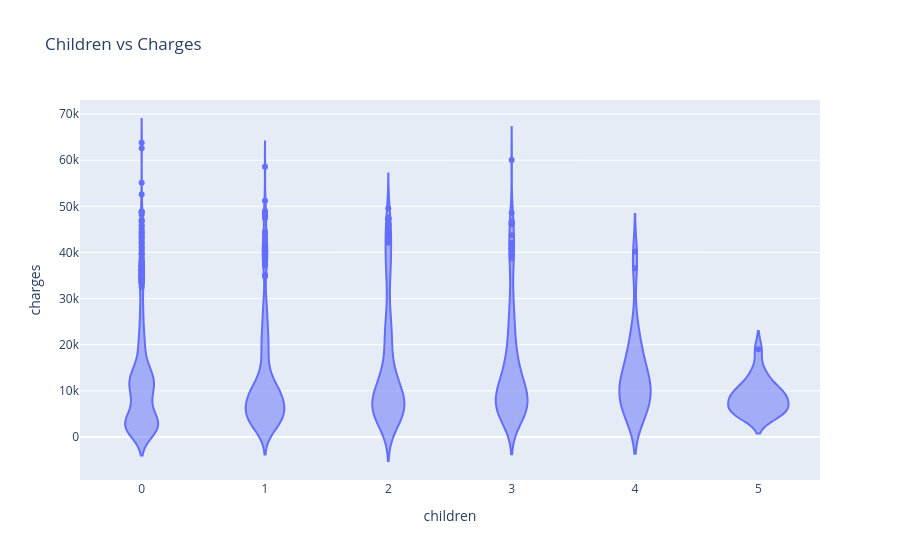

Notebook source saved alongside this figure:
### Code cell
# Children and Charges

px.violin(df_medical, x='children', y='charges', title='Children vs Charges')

# Observations - 

# 1. No clear trend for non-smokers
# 2. 2 clear clusters for smokers

### Figure 1 — Plotly figure (JSON) as saved in the notebook; plotly's stock layout.template omitted (floating-point values rounded to 4 significant figures; data arrays with more than 128 entries replaced by an {"elided": "..."} marker saying what was removed)
{"data": [{"alignmentgroup": "True", "box": {"visible": false}, "hovertemplate": "children=%{x}<br>charges=%{y}<extra></extra>", "legendgroup": "", "marker": {"color": "#636efa"}, "name": "", "offsetgroup": "", "orientation": "v", "scalegroup": "True", "showlegend": false, "type": "violin", "x": {"elided": "1338 int values"}, "x0": " ", "xaxis": "x", "y": {"elided": "1338 float values"}, "y0": " ", "yaxis": "y"}], "layout": {"legend": {"tracegroupgap": 0}, "title": {"text": "Children vs Charges"}, "violinmode": "group", "xaxis": {"anchor": "y", "domain": [0, 1], "title": {"text": "children"}}, "yaxis": {"anchor": "x", "domain": [0, 1], "title": {"text": "charges"}}}}
